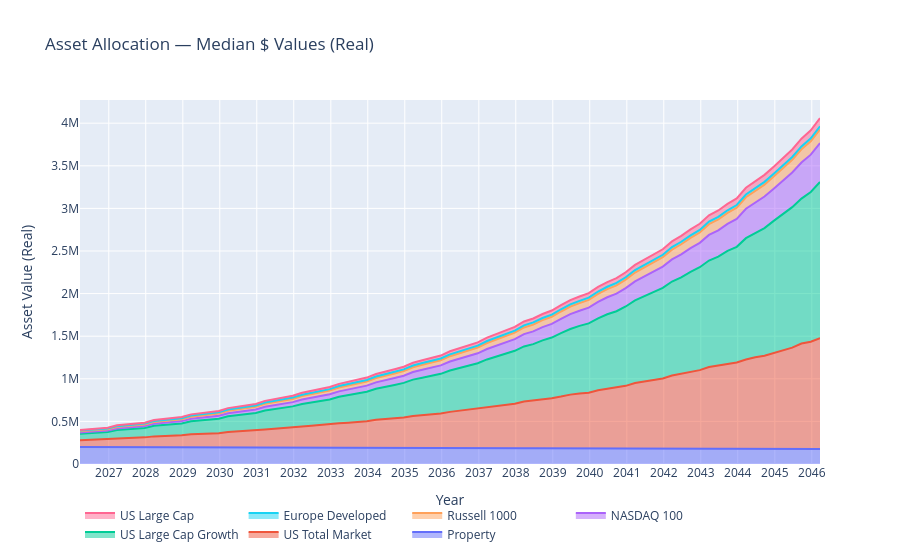

Here is the notebook cell this chart was saved with:
### Code cell
keep_result.plot_allocation()
